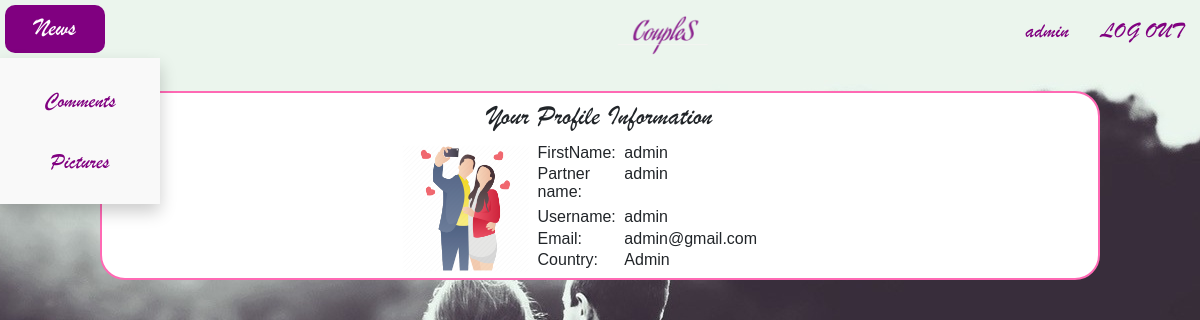
The page /profile.php (signed in) on the database its author committed.
### tables this page shows
CREATE TABLE `users_couples` (
  `user_id` int(11) NOT NULL AUTO_INCREMENT,
  `user_firstname` varchar(45) NOT NULL,
  `user_lastname` varchar(45) NOT NULL,
  `username` varchar(45) DEFAULT NULL,
  `password` varchar(100) NOT NULL,
  `email` varchar(100) NOT NULL,
  `country` varchar(45) NOT NULL,
  PRIMARY KEY (`user_id`),
  KEY `fk_posts_idx` (`username`)
);

### profile.php (the view, shortened to what this page needs)
<?php
require_once "inc/db_connect.php";
$id=$_SESSION["user_username"];
$result3 = mysqli_query($conn,"SELECT * FROM users_couples WHERE username='$id'");
while($row3 = mysqli_fetch_array($result3))
{
$fname   = $row3['user_firstname'];
$lname   = $row3['user_lastname'];
$address = $row3['username'];
$contact = $row3['email'];
$country = $row3['country'];
}
include "inc/hf/header.php";
?>
<body id="home1">
    <div id="nav">
        <ul>
            <li class="dropdown">
		        <button class="dropbtn">News</button>
		    </li>
		        <img src="pictures/logo.png" alt="logo" id="logo">
		    <li style="float:right">
		        <a class="active" href="inc/session.php">LOG OUT</a>
		    </li>
			<li style="float:right">
			    <a class="active" href="profile.php"><?php echo $_SESSION["user_username"]; ?></a>
			</li>
        </ul>
    </div>
	<div id="homepage">
		<h3> Your Profile Information </h3>
    <table width="398" border="0" align="center" cellpadding="0">
        <tr>
            <td width="129" rowspan="5"><img src="pictures/profile.png" width="129" height="129" alt="no image found"/></td>
            <td width="82" valign="top"><div align="left">FirstName:</div></td>
            <td width="165" valign="top"><?php echo $fname ?></td>
        </tr>
        <tr>
            <td valign="top"><div align="left">Partner name:</div></td>
            <td valign="top"><?php echo $lname ?></td>
        </tr>
        <tr>
            <td valign="top"><div align="left">Username:</div></td>
            <td valign="top"><?php echo $address ?></td>
        </tr>
        <tr>
            <td valign="top"><div align="left">Email: </div></td>
            <td valign="top"><?php echo $contact ?></td>
        </tr>
        <tr>
            <td valign="top"><div align="left">Country: </div></td>
            <td valign="top"><?php echo $country ?></td>
        </tr>
    </table>
<?php include "inc/hf/footer.php"; ?>

### style.css (style rules this page uses)
body { margin:0px; padding:0px; background-image: url("pictures/lovers.jpg"); background-position:top; background-attachment: fixed; background-repeat: no-repeat; }
.dropdown { position: absolute; display: inline-block; }
.dropbtn { background-color: purple; color: white; width:100px; padding: 5px; border-radius:10px; margin:5px; font-size: 25px; border: none; cursor: pointer; }
h3 { padding:2px; text-align:center; padding:2px; font-family:Brush Script MT, sans-serif; }
#nav { padding:0px; margin-bottom:30px; }
ul { list-style-type: none; margin: 0px; padding: 0px; overflow: hidden; font-size: 22px; font-family:Brush Script MT, sans-serif; }
li { float: left; }
li a { display: block; text-align: center; padding: 14px 16px; text-decoration: none; color:purple; }
#logo { padding:0px; margin-bottom:10px; height:70px; margin-left:530px; position:absolute; }
#home1 { margin:0px; padding:0px; background-image: url("pictures/love2.jpg"); background-position:top; background-attachment:fixed; background-repeat:no-repeat; }
#homepage { margin:auto; width:1000px; background-color: #FFFFFF; border-radius:25px; border:2px solid; border-color: #FF69B4; padding:5px; }
td { font-family:Aerial, sans-serif; }

### rows shown on the page
users_couples: user_firstname "admin", user_lastname "admin", username "admin", email "admin@gmail.com", country "Admin"

### other values the page prints
$_SESSION["user_username"] "admin"
